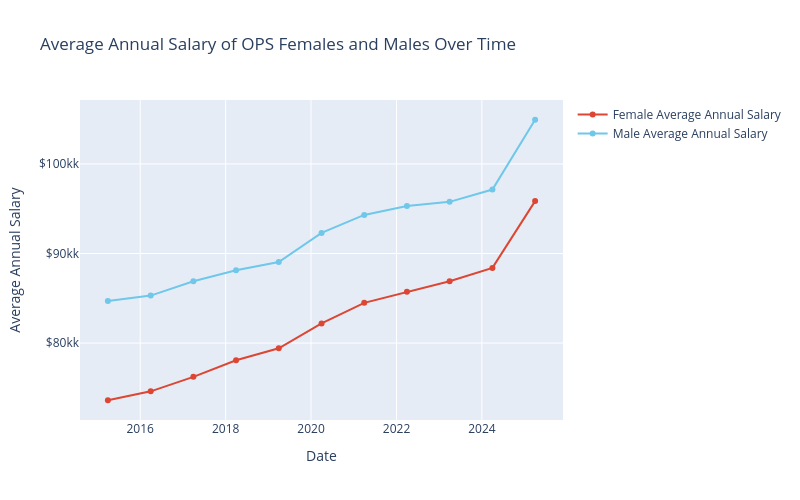

Notebook code cell kept with this figure:
### Code cell
# same but for these two metrics instead:
# col_af = 'Female Average Annual Salary'
# col_am = 'Male Average Annual Salary'
graph2 = go.Figure()
graph2.add_trace(go.Scatter(x=data_opswf['Date'], y=data_opswf[col_af],   
                         mode='lines+markers', name=col_af,
                         line=dict(color='#DC4633', width=2)))
graph2.add_trace(go.Scatter(x=data_opswf['Date'], y=data_opswf[col_am],   
                         mode='lines+markers', name=col_am,
                         line=dict(color='#6FC7EA', width=2)))
graph2.update_layout(title='Average Annual Salary of OPS Females and Males Over Time',
                   xaxis_title='Date',
                   yaxis_title='Average Annual Salary',
                   width=800, height=500)
# make sure y axis starts with 0k for better comparison
graph2.update_yaxes(tickprefix="$", ticksuffix="k", tick0=0, dtick=10000)


graph2.show()

### Figure 1 — Plotly figure (JSON) as saved in the notebook; plotly's stock layout.template omitted (floating-point values rounded to 4 significant figures)
{"data": [{"line": {"color": "#DC4633", "width": 2}, "mode": "lines+markers", "name": "Female Average Annual Salary", "type": "scatter", "x": ["2015-03-31", "2016-03-31", "2017-03-31", "2018-03-31", "2019-03-31", "2020-03-31", "2021-03-31", "2022-03-31", "2023-03-31", "2024-03-31", "2025-03-31"], "y": [73614, 74610, 76229, 78076, 79419, 82190, 84493, 85723, 86908, 88395, 95851]}, {"line": {"color": "#6FC7EA", "width": 2}, "mode": "lines+markers", "name": "Male Average Annual Salary", "type": "scatter", "x": ["2015-03-31", "2016-03-31", "2017-03-31", "2018-03-31", "2019-03-31", "2020-03-31", "2021-03-31", "2022-03-31", "2023-03-31", "2024-03-31", "2025-03-31"], "y": [84701, 85300, 86901, 88126, 89048, 92296, 94307, 95293, 95767, 97145, 104937]}], "layout": {"height": 500, "title": {"text": "Average Annual Salary of OPS Females and Males Over Time"}, "width": 800, "xaxis": {"title": {"text": "Date"}}, "yaxis": {"dtick": 10000, "tick0": 0, "tickprefix": "$", "ticksuffix": "k", "title": {"text": "Average Annual Salary"}}}}
